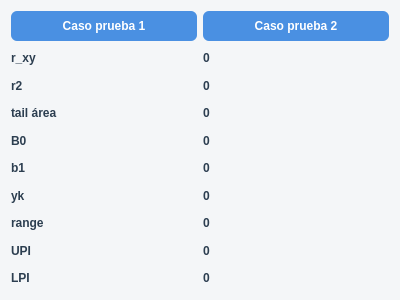
<?xml version="1.0" encoding="UTF-8"?>
<ui version="4.0">
 <class>Programa_final</class>
 <widget class="QDialog" name="Programa_final">
  <property name="geometry">
   <rect>
    <x>0</x>
    <y>0</y>
    <width>400</width>
    <height>300</height>
   </rect>
  </property>
  <property name="windowTitle">
   <string>Programa_final</string>
  </property>
  <property name="styleSheet">
   <string notr="true">/* Fondo general del diálogo */
QDialog {
    background-color: #f4f6f8;
    font-family: &quot;Segoe UI&quot;;
    font-size: 10pt;
}

/* Etiquetas */
QLabel {
    color: #2c3e50;
    font-weight: 500;
}

/* Campos de texto */
QLineEdit {
    background-color: #ffffff;
    border: 1px solid #dcdfe3;
    border-radius: 6px;
    padding: 6px 8px;
    selection-background-color: #4a90e2;
    selection-color: white;
}

QLineEdit:focus {
    border: 1px solid #4a90e2;
}

/* Botones */
QPushButton {
    background-color: #4a90e2;
    color: white;
    border: none;
    border-radius: 6px;
    padding: 8px 14px;
    font-weight: 500;
}

QPushButton:hover {
    background-color: #3b7dc4;
}

QPushButton:pressed {
    background-color: #2f5f94;
}

QPushButton:disabled {
    background-color: #cfd6dd;
    color: #7a8a99;
}</string>
  </property>
  <layout class="QGridLayout" name="gridLayout">
   <item row="0" column="0">
    <layout class="QVBoxLayout" name="verticalLayout_2">
     <item>
      <layout class="QHBoxLayout" name="horizontalLayout_10">
       <item>
        <widget class="QPushButton" name="pushButton">
         <property name="text">
          <string>Caso prueba 1</string>
         </property>
        </widget>
       </item>
       <item>
        <widget class="QPushButton" name="pushButton_2">
         <property name="text">
          <string>Caso prueba 2</string>
         </property>
        </widget>
       </item>
      </layout>
     </item>
     <item>
      <layout class="QVBoxLayout" name="verticalLayout">
       <item>
        <layout class="QHBoxLayout" name="horizontalLayout">
         <item>
          <widget class="QLabel" name="label">
           <property name="text">
            <string>r_xy</string>
           </property>
          </widget>
         </item>
         <item>
          <widget class="QLabel" name="resRxy">
           <property name="text">
            <string>0</string>
           </property>
          </widget>
         </item>
        </layout>
       </item>
       <item>
        <layout class="QHBoxLayout" name="horizontalLayout_2">
         <item>
          <widget class="QLabel" name="label_2">
           <property name="text">
            <string>r2</string>
           </property>
          </widget>
         </item>
         <item>
          <widget class="QLabel" name="resR2">
           <property name="text">
            <string>0</string>
           </property>
          </widget>
         </item>
        </layout>
       </item>
       <item>
        <layout class="QHBoxLayout" name="horizontalLayout_3">
         <item>
          <widget class="QLabel" name="label_3">
           <property name="text">
            <string>tail área</string>
           </property>
          </widget>
         </item>
         <item>
          <widget class="QLabel" name="resTail">
           <property name="text">
            <string>0</string>
           </property>
          </widget>
         </item>
        </layout>
       </item>
       <item>
        <layout class="QHBoxLayout" name="horizontalLayout_4">
         <item>
          <widget class="QLabel" name="label_4">
           <property name="text">
            <string>B0</string>
           </property>
          </widget>
         </item>
         <item>
          <widget class="QLabel" name="resB0">
           <property name="text">
            <string>0</string>
           </property>
          </widget>
         </item>
        </layout>
       </item>
       <item>
        <layout class="QHBoxLayout" name="horizontalLayout_5">
         <item>
          <widget class="QLabel" name="label_5">
           <property name="text">
            <string>b1</string>
           </property>
          </widget>
         </item>
         <item>
          <widget class="QLabel" name="resB1">
           <property name="text">
            <string>0</string>
           </property>
          </widget>
         </item>
        </layout>
       </item>
       <item>
        <layout class="QHBoxLayout" name="horizontalLayout_6">
         <item>
          <widget class="QLabel" name="label_6">
           <property name="text">
            <string>yk</string>
           </property>
          </widget>
         </item>
         <item>
          <widget class="QLabel" name="resYk">
           <property name="text">
            <string>0</string>
           </property>
          </widget>
         </item>
        </layout>
       </item>
       <item>
        <layout class="QHBoxLayout" name="horizontalLayout_7">
         <item>
          <widget class="QLabel" name="label_7">
           <property name="text">
            <string>range</string>
           </property>
          </widget>
         </item>
         <item>
          <widget class="QLabel" name="resRange">
           <property name="text">
            <string>0</string>
           </property>
          </widget>
         </item>
        </layout>
       </item>
       <item>
        <layout class="QHBoxLayout" name="horizontalLayout_8">
         <item>
          <widget class="QLabel" name="label_8">
           <property name="text">
            <string>UPI</string>
           </property>
          </widget>
         </item>
         <item>
          <widget class="QLabel" name="resUpi">
           <property name="text">
            <string>0</string>
           </property>
          </widget>
         </item>
        </layout>
       </item>
       <item>
        <layout class="QHBoxLayout" name="horizontalLayout_9">
         <item>
          <widget class="QLabel" name="label_9">
           <property name="text">
            <string>LPI</string>
           </property>
          </widget>
         </item>
         <item>
          <widget class="QLabel" name="resLpi">
           <property name="text">
            <string>0</string>
           </property>
          </widget>
         </item>
        </layout>
       </item>
      </layout>
     </item>
    </layout>
   </item>
  </layout>
 </widget>
 <resources/>
 <connections/>
</ui>
